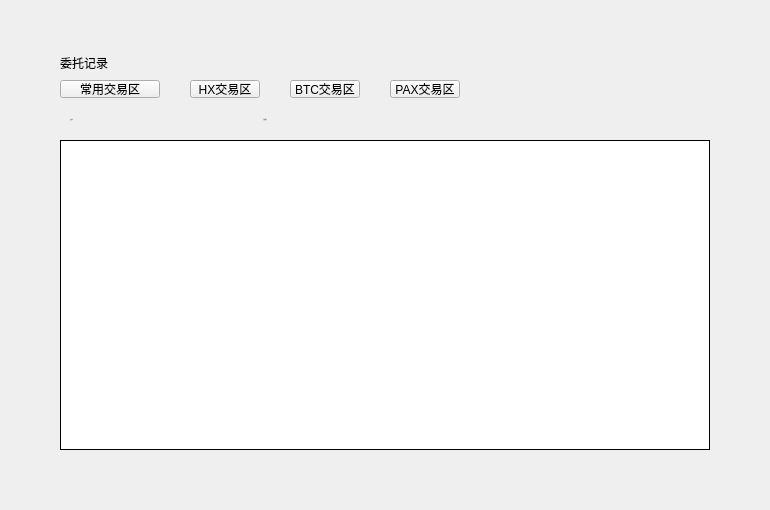
<?xml version="1.0" encoding="UTF-8"?>
<ui version="4.0">
 <class>ExchangeMyOrdersWidget</class>
 <widget class="QWidget" name="ExchangeMyOrdersWidget">
  <property name="geometry">
   <rect>
    <x>0</x>
    <y>0</y>
    <width>770</width>
    <height>510</height>
   </rect>
  </property>
  <property name="windowTitle">
   <string>Form</string>
  </property>
  <widget class="QPushButton" name="marketBtn3">
   <property name="geometry">
    <rect>
     <x>390</x>
     <y>80</y>
     <width>70</width>
     <height>18</height>
    </rect>
   </property>
   <property name="text">
    <string>PAX交易区</string>
   </property>
   <property name="BtnStyle" stdset="0">
    <string>dropDown</string>
   </property>
  </widget>
  <widget class="QLabel" name="title_label">
   <property name="geometry">
    <rect>
     <x>60</x>
     <y>50</y>
     <width>200</width>
     <height>26</height>
    </rect>
   </property>
   <property name="styleSheet">
    <string notr="true"/>
   </property>
   <property name="text">
    <string>委托记录</string>
   </property>
  </widget>
  <widget class="QPushButton" name="favoriteMarketBtn">
   <property name="geometry">
    <rect>
     <x>60</x>
     <y>80</y>
     <width>100</width>
     <height>18</height>
    </rect>
   </property>
   <property name="text">
    <string>常用交易区</string>
   </property>
   <property name="BtnStyle" stdset="0">
    <string>dropDown</string>
   </property>
  </widget>
  <widget class="QPushButton" name="marketBtn1">
   <property name="geometry">
    <rect>
     <x>190</x>
     <y>80</y>
     <width>70</width>
     <height>18</height>
    </rect>
   </property>
   <property name="styleSheet">
    <string notr="true"/>
   </property>
   <property name="text">
    <string>HX交易区</string>
   </property>
   <property name="BtnStyle" stdset="0">
    <string>dropDown</string>
   </property>
  </widget>
  <widget class="QPushButton" name="marketBtn2">
   <property name="geometry">
    <rect>
     <x>290</x>
     <y>80</y>
     <width>70</width>
     <height>18</height>
    </rect>
   </property>
   <property name="text">
    <string>BTC交易区</string>
   </property>
   <property name="BtnStyle" stdset="0">
    <string>dropDown</string>
   </property>
  </widget>
  <widget class="QLabel" name="currentPairLabel2">
   <property name="geometry">
    <rect>
     <x>70</x>
     <y>110</y>
     <width>60</width>
     <height>20</height>
    </rect>
   </property>
   <property name="font">
    <font>
     <family>微软雅黑</family>
     <pointsize>-1</pointsize>
     <weight>50</weight>
     <italic>false</italic>
     <bold>false</bold>
    </font>
   </property>
   <property name="styleSheet">
    <string notr="true">QLabel{color: rgb(137,129,161);font: 11px &quot;微软雅黑&quot;;}
</string>
   </property>
   <property name="text">
    <string>交易对</string>
   </property>
   <property name="scaledContents">
    <bool>true</bool>
   </property>
   <property name="textInteractionFlags">
    <set>Qt::TextSelectableByMouse</set>
   </property>
  </widget>
  <widget class="QLabel" name="currentPairLabel">
   <property name="geometry">
    <rect>
     <x>130</x>
     <y>110</y>
     <width>70</width>
     <height>20</height>
    </rect>
   </property>
   <property name="font">
    <font>
     <family>微软雅黑</family>
     <pointsize>-1</pointsize>
     <weight>50</weight>
     <italic>false</italic>
     <bold>false</bold>
    </font>
   </property>
   <property name="styleSheet">
    <string notr="true">QLabel{color: rgb(137,129,161);font: 11px &quot;微软雅黑&quot;;}
</string>
   </property>
   <property name="text">
    <string/>
   </property>
   <property name="scaledContents">
    <bool>true</bool>
   </property>
   <property name="textInteractionFlags">
    <set>Qt::TextSelectableByMouse</set>
   </property>
  </widget>
  <widget class="QTableWidget" name="myOrdersTableWidget">
   <property name="geometry">
    <rect>
     <x>60</x>
     <y>140</y>
     <width>650</width>
     <height>310</height>
    </rect>
   </property>
   <property name="cursor" stdset="0">
    <cursorShape>PointingHandCursor</cursorShape>
   </property>
   <property name="layoutDirection">
    <enum>Qt::LeftToRight</enum>
   </property>
   <property name="styleSheet">
    <string notr="true"/>
   </property>
   <property name="frameShape">
    <enum>QFrame::Box</enum>
   </property>
   <property name="frameShadow">
    <enum>QFrame::Plain</enum>
   </property>
   <property name="verticalScrollBarPolicy">
    <enum>Qt::ScrollBarAsNeeded</enum>
   </property>
   <property name="horizontalScrollBarPolicy">
    <enum>Qt::ScrollBarAlwaysOff</enum>
   </property>
   <property name="autoScroll">
    <bool>true</bool>
   </property>
   <property name="editTriggers">
    <set>QAbstractItemView::NoEditTriggers</set>
   </property>
   <property name="selectionMode">
    <enum>QAbstractItemView::NoSelection</enum>
   </property>
   <property name="iconSize">
    <size>
     <width>19</width>
     <height>12</height>
    </size>
   </property>
   <property name="showGrid">
    <bool>true</bool>
   </property>
   <property name="gridStyle">
    <enum>Qt::SolidLine</enum>
   </property>
   <attribute name="horizontalHeaderVisible">
    <bool>false</bool>
   </attribute>
   <attribute name="horizontalHeaderCascadingSectionResizes">
    <bool>false</bool>
   </attribute>
   <attribute name="horizontalHeaderHighlightSections">
    <bool>false</bool>
   </attribute>
   <attribute name="verticalHeaderVisible">
    <bool>false</bool>
   </attribute>
   <attribute name="verticalHeaderHighlightSections">
    <bool>false</bool>
   </attribute>
   <column>
    <property name="text">
     <string>委托时间</string>
    </property>
    <property name="font">
     <font>
      <family>微软雅黑</family>
     </font>
    </property>
    <property name="textAlignment">
     <set>AlignCenter</set>
    </property>
   </column>
   <column>
    <property name="text">
     <string>类型</string>
    </property>
    <property name="font">
     <font>
      <family>微软雅黑</family>
     </font>
    </property>
    <property name="textAlignment">
     <set>AlignCenter</set>
    </property>
   </column>
   <column>
    <property name="text">
     <string>委托数量/已成交</string>
    </property>
    <property name="font">
     <font>
      <family>微软雅黑</family>
     </font>
    </property>
    <property name="textAlignment">
     <set>AlignCenter</set>
    </property>
   </column>
   <column>
    <property name="text">
     <string>委托价/成交均价</string>
    </property>
    <property name="font">
     <font>
      <family>微软雅黑</family>
     </font>
    </property>
    <property name="textAlignment">
     <set>AlignCenter</set>
    </property>
   </column>
   <column>
    <property name="text">
     <string/>
    </property>
    <property name="font">
     <font>
      <family>微软雅黑</family>
     </font>
    </property>
    <property name="textAlignment">
     <set>AlignCenter</set>
    </property>
   </column>
  </widget>
  <widget class="QPushButton" name="currentOrdersBtn">
   <property name="geometry">
    <rect>
     <x>240</x>
     <y>110</y>
     <width>50</width>
     <height>18</height>
    </rect>
   </property>
   <property name="font">
    <font>
     <family>微软雅黑</family>
     <pointsize>-1</pointsize>
     <weight>50</weight>
     <italic>false</italic>
     <bold>false</bold>
    </font>
   </property>
   <property name="cursor">
    <cursorShape>PointingHandCursor</cursorShape>
   </property>
   <property name="focusPolicy">
    <enum>Qt::NoFocus</enum>
   </property>
   <property name="styleSheet">
    <string notr="true">QPushButton{font:11px &quot;微软雅黑&quot;;background:transparent;border:none;color: rgb(137,129,161);}</string>
   </property>
   <property name="text">
    <string>当前委托</string>
   </property>
  </widget>
 </widget>
 <resources/>
 <connections/>
</ui>
